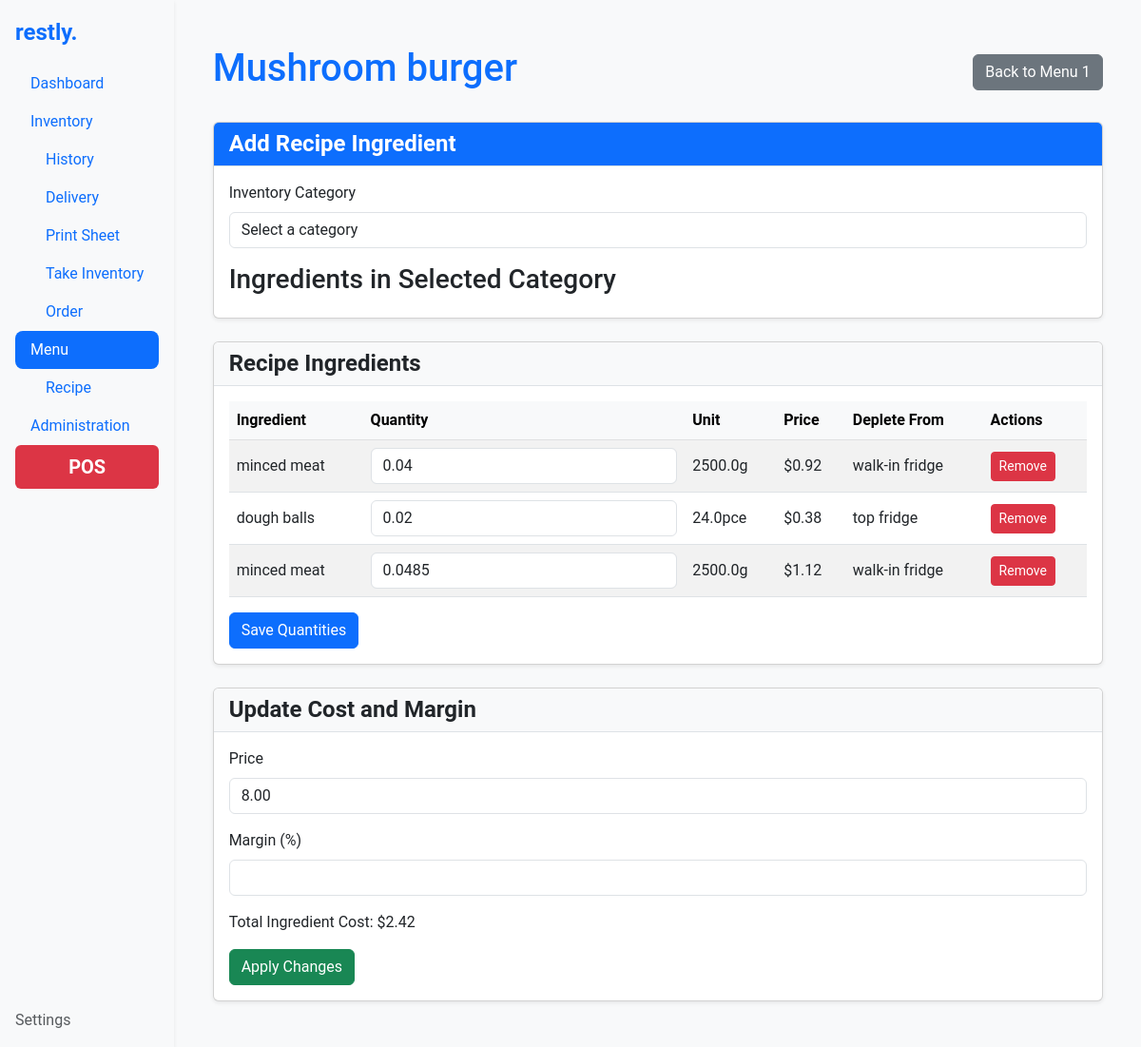
Before: /menu/menu-1/menu-1-beef-burgers/menu-1-beef-burgers-mushroom-burger/ with the older database file.
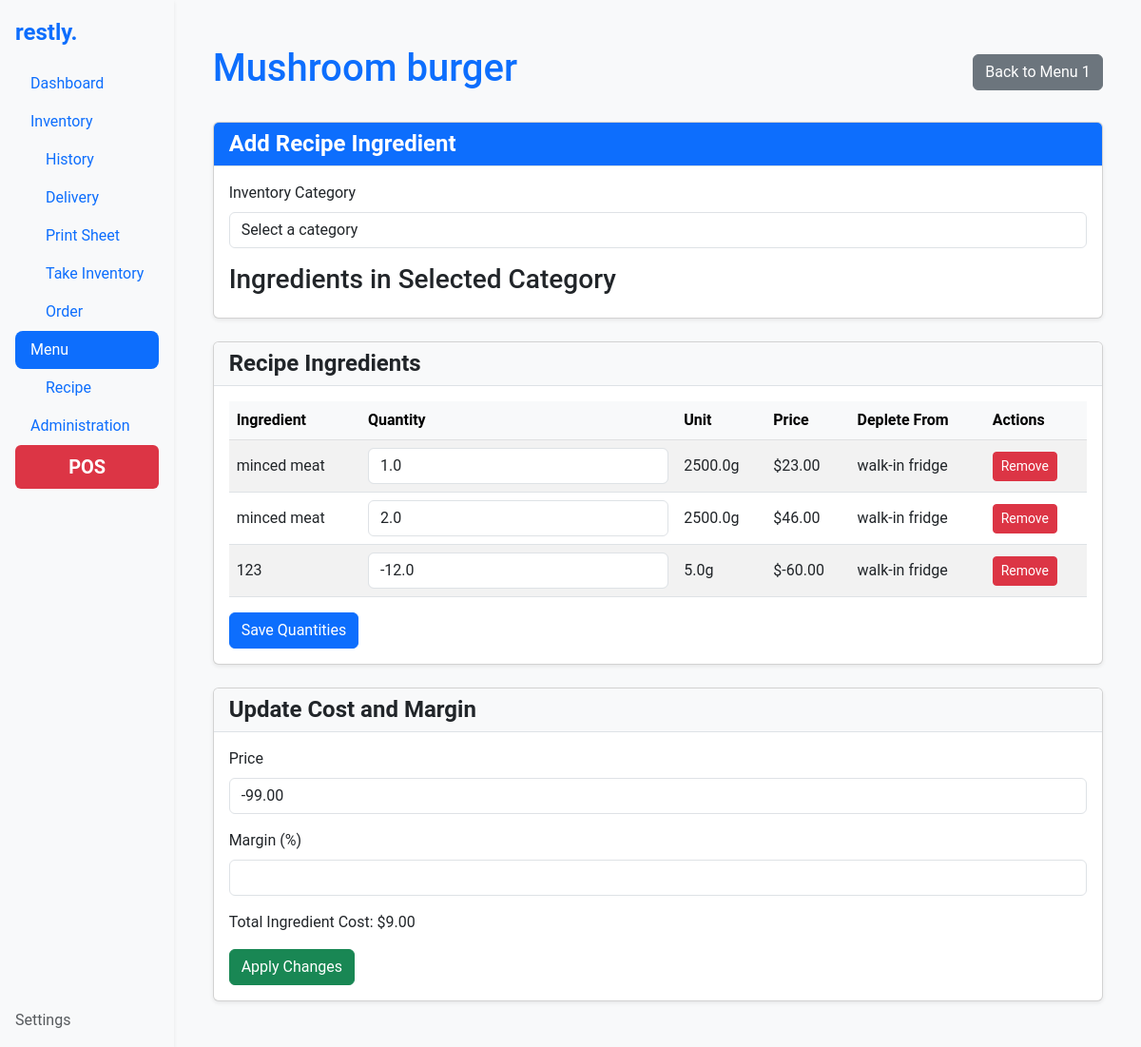
After: the same page with the newer database file.
### menu/models.py (models this page shows, shortened)
class MenuItem(models.Model):
    name = models.CharField(max_length=255)
    slug = models.SlugField(max_length=255, unique=True, blank=True)
    category = models.ForeignKey(MenuCategory, on_delete=models.CASCADE, related_name="items")
    description = models.TextField(blank=True, null=True)
    cost = models.DecimalField(max_digits=10, decimal_places=2, null=True, blank=True)  # Sell price :D
    order = models.PositiveIntegerField(default=1)
    class Meta:
        ordering = ['order']

class Menu(models.Model):
    name = models.CharField(max_length=255, unique=True)
    slug = models.SlugField(max_length=255, unique=True, blank=True)
    is_active = models.BooleanField(default=False)

class RecipeIngredient(models.Model):
    menu_item = models.ForeignKey(MenuItem, related_name="recipe_ingredients", on_delete=models.CASCADE)
    ingredient = models.ForeignKey(Ingredient, on_delete=models.CASCADE)
    order = models.PositiveIntegerField(default=1)
    quantity = models.FloatField(help_text="Quantity of the ingredient used in the recipe")
    category = models.ForeignKey(Category, on_delete=models.CASCADE, null=True, blank=True, help_text="Category to deplete from")
    class Meta:
        ordering = ['order']

### inventory/models.py (models this page shows, shortened)
class Ingredient(models.Model):
    UNIT_TYPES = [
        ('g', 'gram'),
        ('ml', 'milliliter'),
        ('pce', 'piece'),
        ('cm', 'centimeter'),
        ('oz', 'ounce'),
        ('fl_oz', 'fluid ounce'),
        ('in', 'inch'),
    ]
    name = models.CharField(max_length=255)
    slug = models.SlugField(max_length=255, unique=True, blank=True)
    quantity = models.FloatField()  # Quantity in stock
    threshold = models.FloatField(default=0)  # Minimum threshold for inventory
    category = models.ForeignKey('Category', on_delete=models.CASCADE)
    unit_type = models.CharField(max_length=10, choices=UNIT_TYPES)
    unit_multiplier = models.FloatField()  # Multiplier for unit type
    unit_cost = models.FloatField()  # Cost per unit
    estimated_usage = models.FloatField(null=True, blank=True)  # Optional, estimated usage per day
    total_cost = models.DecimalField(max_digits=12, decimal_places=6, editable=False)
    history = HistoricalRecords()
    order = models.PositiveIntegerField(default=1)
    change_source = models.CharField(max_length=50, blank=True, null=True)
    class Meta:
        ordering = ['order']
        unique_together = ('name', 'category')

class Category(models.Model):
    name = models.CharField(max_length=100, unique=True, default="global")
    slug = models.SlugField(max_length=100, unique=True, blank=True)
    order = models.PositiveIntegerField(default=1)
    class Meta:
        ordering = ['order']

### menu/views.py (the view, shortened to what this page needs)
# urls.py: path('<str:menu_slug>/<str:category_slug>/<str:menu_item_slug>/', views.menu_item_detail, name='menu_item_detail'),
def menu_item_detail(request, menu_slug, category_slug, menu_item_slug):
    menu = get_object_or_404(Menu, slug=menu_slug)
    category = get_object_or_404(MenuCategory, slug=category_slug, menu=menu)
    menu_item = get_object_or_404(MenuItem, slug=menu_item_slug, category=category)
    recipe_ingredients = menu_item.recipe_ingredients.select_related('ingredient', 'category')
    for recipe_ingredient in recipe_ingredients:
        recipe_ingredient.calculated_price = (
            Decimal(recipe_ingredient.quantity) * Decimal(recipe_ingredient.ingredient.unit_cost)
        )
    total_ingredient_cost = sum(ri.calculated_price for ri in recipe_ingredients)
    selected_category_id = request.GET.get('category_id')
    inventory_categories = Category.objects.all()
    ingredients = Ingredient.objects.filter(category_id=selected_category_id) if selected_category_id else []
    context = {
        'menu': menu,
        'category': category,
        'menu_item': menu_item,
        'recipe_ingredients': recipe_ingredients,
        'total_ingredient_cost': total_ingredient_cost,
        'inventory_categories': inventory_categories,
        'ingredients': ingredients,
        'selected_category_id': int(selected_category_id) if selected_category_id else None,
    }
    return render(request, 'menu/menu_item_detail.html', context)

### menu/templates/menu/menu_item_detail.html (shortened to what this page needs)
{% extends 'base.html' %}
{% block content %}
<div class="container my-4">
    <div class="d-flex justify-content-between align-items-center mb-4">
        <h1 class="text-primary">{{ menu_item.name }}</h1>
        <a href="{% url 'menu_detail' menu.slug %}" class="btn btn-secondary">
             Back to {{ menu.name }}
        </a>
    </div>
    <div class="card shadow-sm mb-4">
        <div class="card-header bg-primary text-white">
            <h2 class="mb-0">Add Recipe Ingredient</h2>
        </div>
        <div class="card-body">
            <form method="get" id="category-filter-form">
                <div class="mb-3">
                    <label for="category-select" class="form-label">Inventory Category</label>
                    <select id="category-select" name="category_id" class="form-control">
                        <option value="">Select a category</option>
                    </select>
                </div>
            </form>
            <div id="ingredient-list">
                <h3>Ingredients in Selected Category</h3>
            </div>
        </div>
    </div>
    <div class="card shadow-sm mb-4">
        <div class="card-header bg-light">
            <h2 class="mb-0">Recipe Ingredients</h2>
        </div>
        <div class="card-body">
            <form method="post" id="save-quantities-form">
                <table class="table table-striped">
                    <thead class="table-light">
                        <tr>
                            <th>Ingredient</th>
                            <th>Quantity</th>
                            <th>Unit</th>
                            <th>Price</th>
                            <th>Deplete From</th>
                            <th>Actions</th>
                        </tr>
                    </thead>
                    <tbody>
                        {% for recipe_ingredient in recipe_ingredients %}
                        <tr>
                            <td>{{ recipe_ingredient.ingredient.name }}</td>
                            <td>
                                <input type="number" name="quantity-{{ recipe_ingredient.id }}" class="form-control"
                                       value="{{ recipe_ingredient.quantity }}" step="0.000001">
                            </td>
                            <td>{{ recipe_ingredient.ingredient.unit_multiplier }}{{ recipe_ingredient.ingredient.unit_type }}</td>
                            <td>${{ recipe_ingredient.calculated_price|floatformat:2 }}</td>
                            <td>{{ recipe_ingredient.category.name }}</td>
                            <td>
                                <form method="post" style="display:inline;">
                                    <button type="submit" class="btn btn-danger btn-sm">Remove</button>
                                </form>
                            </td>
                        </tr>
                        {% endfor %}
                    </tbody>
                </table>
                <button type="submit" class="btn btn-primary mt-3" name="action" value="save_quantities">
                    Save Quantities
                </button>
            </form>
        </div>
    </div>
    <div class="card shadow-sm mb-4">
        <div class="card-header bg-light">
            <h2 class="mb-0">Update Cost and Margin</h2>
        </div>
        <div class="card-body">
            <form method="post" id="cost-margin-form">
                <div class="mb-3">
                    <label for="cost" class="form-label">Price</label>
                    <input type="number" id="cost" name="cost" class="form-control" step="0.01" value="{{ menu_item.cost }}">
                </div>
                <div class="mb-3">
                    <label for="margin" class="form-label">Margin (%)</label>
                    <input type="number" id="margin" name="margin" class="form-control" step="0.001" value="{{ margin }}">
                </div>
                <p>Total Ingredient Cost: ${{ total_ingredient_cost|floatformat:2 }}</p>
                <button type="submit" name="update_cost" class="btn btn-success">
                     Apply Changes
                </button>
            </form>
        </div>
    </div>
</div>
{% endblock %}

### templates/base.html (shortened to what this page needs)
<!DOCTYPE html>
<html lang="en">
<head>
    {% load static %}
    <link rel="stylesheet" href="https://cdn.jsdelivr.net/npm/bootstrap@5.3.0-alpha1/dist/css/bootstrap.min.css">
    <link rel="stylesheet" href="{% static 'styles.css' %}">
</head>
<body class="d-flex">
    <nav class="sidebar bg-light shadow-sm d-flex flex-column flex-shrink-0 p-3">
        <a href="{% url 'inventory' %}" class="navbar-brand fw-bold text-primary fs-4 mb-3">
            restly.
        </a>
        <ul class="nav nav-pills flex-column mb-auto">
            <li class="nav-item">
                <a href="{% url 'inventory' %}" class="nav-link {% if request.resolver_match.url_name == 'dashboard' %}active{% endif %}">
                     Dashboard
                </a>
            </li>
            <li class="nav-item">
                <a href="{% url 'inventory' %}" class="nav-link {% if 'inventory' in request.path %}active{% endif %}">
                     Inventory
                </a>
                <ul class="nav flex-column ms-3">
                    <li><a href="{% url 'inventory_history' %}" class="nav-link"> History</a></li>
                    <li><a href="{% url 'delivery_inventory' %}" class="nav-link"> Delivery</a></li>
                    <li><a href="{% url 'print_inventory' %}" class="nav-link"> Print Sheet</a></li>
                    <li><a href="{% url 'take_inventory' %}" class="nav-link"> Take Inventory</a></li>
                    <li><a href="{% url 'order_inventory' %}" class="nav-link"> Order</a></li>
                </ul>
            </li>
            <li class="nav-item">
                <a href="{% url 'menu_list' %}" class="nav-link {% if 'menu' in request.path %}active{% endif %}">
                     Menu
                </a>
                <ul class="nav flex-column ms-3">
                    <li><a href="{% url 'inventory' %}" class="nav-link"> Recipe</a></li>
                </ul>
            </li>
            <li class="nav-item">
                <a href="{% url 'inventory' %}" class="nav-link">
                     Administration
                </a>
            </li>
            <li class="nav-item">
                <a href="{% url 'inventory' %}" class="nav-link bg-danger text-white text-center fw-bold fs-5">
                     POS
                </a>
            </li>
        </ul>
        <a href="{% url 'settings' %}" class="nav-link text-muted mt-auto">
             Settings
        </a>
    </nav>
    <div class="flex-grow-1 p-4">
        {% block content %}{% endblock %}
    </div>
</body>
</html>

### templates/styles.css (style rules this page uses)
body { font-family: 'Roboto', sans-serif; background-color: #f8f9fa; }
.container { max-width: 960px; }
.navbar-brand { font-weight: bold; }
.table { margin-bottom: 0; }
.table th, .table td { vertical-align: middle; }
.nav-link.active { background-color: rgba(255, 255, 255, 0.25); border-radius: 0.5rem; }
.card-header { background-color: #f8f9fa; border-bottom: 1px solid #dee2e6; }
.card-header h2, .card-header .menu-title { font-size: 1.5rem; font-weight: bold; }
.btn-primary { display: inline-flex; align-items: center; gap: 0.5rem; }

Changed rows visible on the page:
removed RecipeIngredient: ingredient.name "minced meat", quantity "0.04", ingredient.unit_multiplier "2500.0", ingredient.unit_type "g", calculated_price "0.92", category.name "walk-in fridge"
removed RecipeIngredient: ingredient.name "dough balls", quantity "0.02", ingredient.unit_multiplier "24.0", ingredient.unit_type "pce", calculated_price "0.38", category.name "top fridge"
removed RecipeIngredient: ingredient.name "minced meat", quantity "0.0485", ingredient.unit_multiplier "2500.0", ingredient.unit_type "g", calculated_price "1.12", category.name "walk-in fridge"
changed MenuItem "Mushroom burger": cost "8.00" → "-99.00"
added RecipeIngredient: ingredient.name "minced meat", quantity "1.0", ingredient.unit_multiplier "2500.0", ingredient.unit_type "g", calculated_price "23.00", category.name "walk-in fridge"
added RecipeIngredient: ingredient.name "minced meat", quantity "2.0", ingredient.unit_multiplier "2500.0", ingredient.unit_type "g", calculated_price "46.00", category.name "walk-in fridge"
added RecipeIngredient: ingredient.name "123", quantity "-12.0", ingredient.unit_multiplier "5.0", ingredient.unit_type "g", calculated_price "-60.00", category.name "walk-in fridge"
Other visible differences:
{{ total_ingredient_cost|floatformat:2 }}: "2.42" → "9.00"
